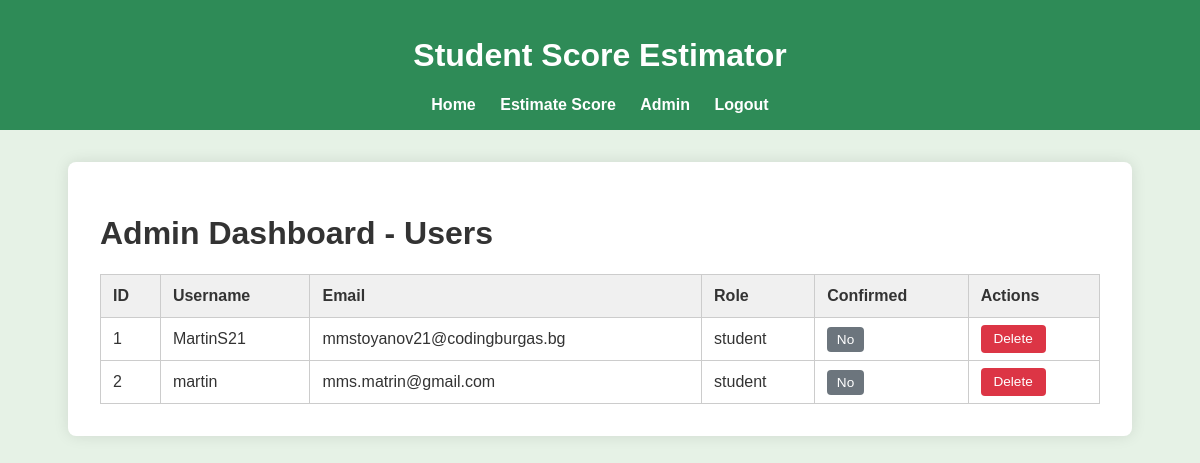
The page /dashboard (signed in) on the database its author committed.
### app/models.py (models this page shows)
class User(db.Model, UserMixin):
    id = db.Column(db.Integer, primary_key=True)
    username = db.Column(db.String(20), unique=True, nullable=False)
    email = db.Column(db.String(120), unique=True, nullable=False)
    image_file = db.Column(db.String(20), nullable=False, default='default.jpg')
    password = db.Column(db.String(60), nullable=False)
    role = db.Column(db.String(20), nullable=False, default='student')
    confirmed = db.Column(db.Boolean, default=False)
    surveys = db.relationship(
        'Survey',
        backref='author',
        lazy=True,
        cascade='all, delete-orphan'
    )
    uploads = db.relationship('Upload', backref='user', lazy=True, cascade='all, delete-orphan')
    estimations = db.relationship('Estimation', backref='user', lazy=True, cascade='all, delete-orphan')

### app/dashboard/routes.py (the view)
@dashboard.route("/dashboard")
def admin_dashboard():
    if not (session.get('is_admin') or (current_user.is_authenticated and current_user.role == 'admin')):
        flash("Access denied.", "danger")
        return redirect(url_for('main.home'))
    users = User.query.all()
    return render_template("dashboard.html", users=users)

### app/models.py (called while the page is built)
@login_manager.user_loader
def load_user(user_id):
    return User.query.get(int(user_id))

### app/templates/dashboard.html (shortened to what this page needs)
<!DOCTYPE html>
<html lang="en">
<head>
</head>
<body>
{% extends "layout.html" %}
{% block content %}
<div class="admin-container">
  <h1>Admin Dashboard - Users</h1>
  <table>
    <thead>
      <tr>
        <th>ID</th>
        <th>Username</th>
        <th>Email</th>
        <th>Role</th>
        <th>Confirmed</th>
        <th>Actions</th>
      </tr>
    </thead>
    <tbody>
      {% if users %}
        {% for user in users %}
        <tr>
          <td>{{ user.id }}</td>
          <td>{{ user.username }}</td>
          <td>{{ user.email }}</td>
          <td>{{ user.role }}</td>
          <td>
            {% if user.confirmed %}
              <span class="badge bg-success">Yes</span>
            {% else %}
              <span class="badge bg-secondary">No</span>
            {% endif %}
          </td>
          <td>
            <a href="{{ url_for('dashboard.delete_user', user_id=user.id) }}"
               class="btn-sm btn-danger"
               onclick="return confirm('Are you sure you want to delete this user?');">
              Delete
            </a>
          </td>
        </tr>
        {% endfor %}
      {% else %}
      <tr>
        <td colspan="6" class="text-center">No users found.</td>
      </tr>
      {% endif %}
    </tbody>
  </table>
</div>
{% endblock %}

### app/templates/layout.html (shortened to what this page needs)
<!doctype html>
<html lang="en">
<head>
</head>
<body>
    <header>
        <h1>Student Score Estimator</h1>
        <nav>
            <a href="/">Home</a>
            <a href="/predict">Estimate Score</a>
            {% if session.get('is_admin') %}
                <a href="{{ url_for('dashboard.admin_dashboard') }}">Admin</a>
                <a href="/logout">Logout</a>
            {% elif current_user.is_authenticated %}
                <a href="{{ url_for('profile.view_profile') }}">Profile</a>
                <a href="/logout">Logout</a>
            {% else %}
                <a href="/login">Login</a>
                <a href="/register">Sign Up</a>
            {% endif %}
        </nav>
    </header>
    <main>
        {% block content %}{% endblock %}
    </main>
</body>
</html>

### app/templates/layout.html (style rules this page uses)
body { font-family: Arial, sans-serif; background-color: #e6f2e6; color: #333; margin: 0; padding: 0; }
header { background-color: #2e8b57; color: white; padding: 1rem; text-align: center; }
nav a { margin: 0 10px; color: white; text-decoration: none; font-weight: bold; }
main { padding: 2rem; }
.admin-container { background-color: white; padding: 2rem; border-radius: 10px; box-shadow: 0 0 10px rgba(0,0,0,0.1); max-width: 1000px; margin: 0 auto; }
table { width: 100%; border-collapse: collapse; margin-top: 1rem; }
th, td { padding: 0.75rem; border: 1px solid #ccc; text-align: left; }
th { background-color: #f0f0f0; }
.badge { padding: 0.3rem 0.6rem; border-radius: 4px; font-size: 0.85rem; color: white; }
.bg-secondary { background-color: #6c757d; }
.btn-sm { padding: 0.3rem 0.6rem; font-size: 0.85rem; }
.btn-danger { background-color: #dc3545; }

### app/templates/dashboard.html (style rules this page uses)
.admin-container { background-color: white; padding: 2rem; border-radius: 8px; box-shadow: 0 0 15px rgba(0, 0, 0, 0.1); max-width: 1000px; margin: 0 auto; }
table { width: 100%; border-collapse: collapse; margin-top: 1rem; }
th, td { padding: 0.75rem; border: 1px solid #ccc; text-align: left; }
th { background-color: #f0f0f0; }
.badge { padding: 0.3rem 0.6rem; border-radius: 4px; font-size: 0.85rem; color: white; }
.bg-secondary { background-color: #6c757d; }
.btn-sm { padding: 0.3rem 0.6rem; font-size: 0.85rem; }
.btn-danger { background-color: #dc3545; color: white; border: none; border-radius: 4px; text-decoration: none; padding: 0.4rem 0.8rem; }

### rows shown on the page
User: id "1", username "MartinS21", email "mmstoyanov21@codingburgas.bg", role "student", confirmed "No"
User: id "2", username "martin", email "mms.matrin@gmail.com", role "student", confirmed "No"
